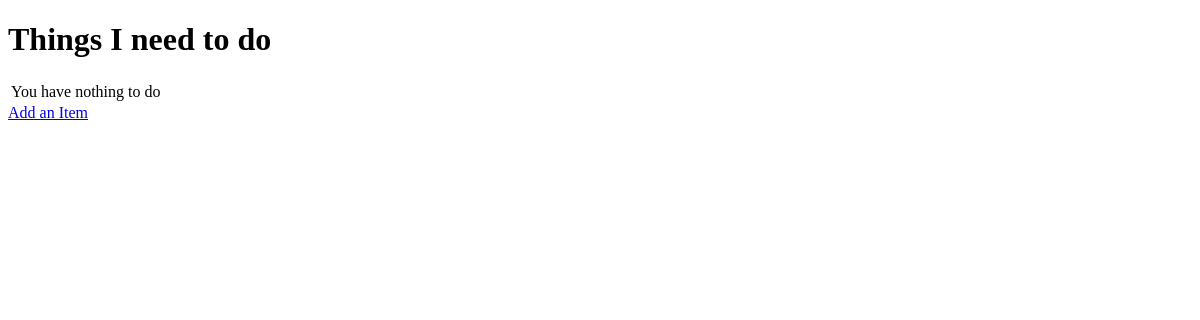
The app's page /, older data.
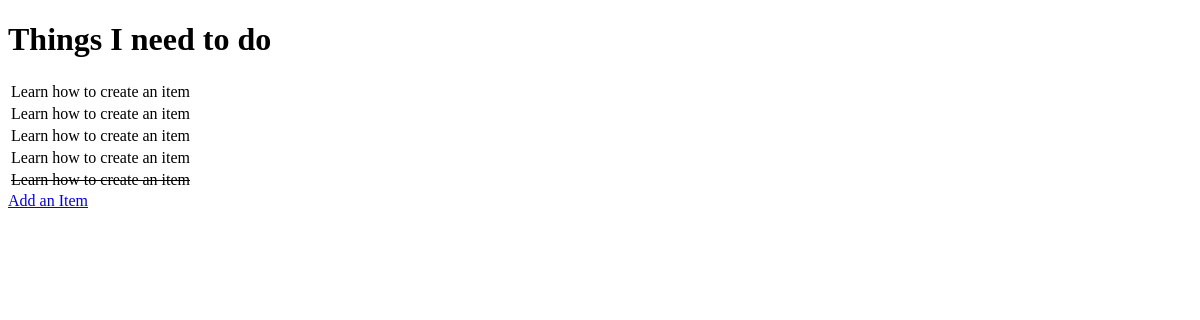
The same page, newer data.
### todo/models.py (models this page shows, shortened)
class Item(models.Model):
    name = models.CharField(max_length=50, null=False, blank=False)
    done = models.BooleanField(null=False, blank=False, default=False)

### todo/views.py (the view)
# urls.py: path('', get_todo_list, name="get_todo_list"),
def get_todo_list(request):
    items = Item.objects.all()
    context = {
        'items': items
    }
    return render(request, 'todo/todo_list.html', context)

### todo/templates/todo/todo_list.html (shortened to what this page needs)
<!DOCTYPE html>
<html lang="en">
<head>
</head>
<body>
    <h1>Things I need to do</h1>
    <table>
        {% for item in items %}
            <tr>
            {% if item.done %}
            <td><del>{{ item.name }}</del></td>
            {% else %}
            <td>{{ item.name }}</td>
            {% endif %}
            </tr>
            {% empty %}
            <tr><td>You have nothing to do</td></tr>
        {% endfor %}
    </table>
    <a href="/add">Add an Item</a>
</body>
</html>

Row changes from the older to the newer data that the page shows:
added Item: name "Learn how to create an item"
added Item: name "Learn how to create an item"
added Item: name "Learn how to create an item"
added Item: name "Learn how to create an item"
added Item: name "Learn how to create an item"
Text that changed along with them:
text no longer shown: "You have nothing to do"
